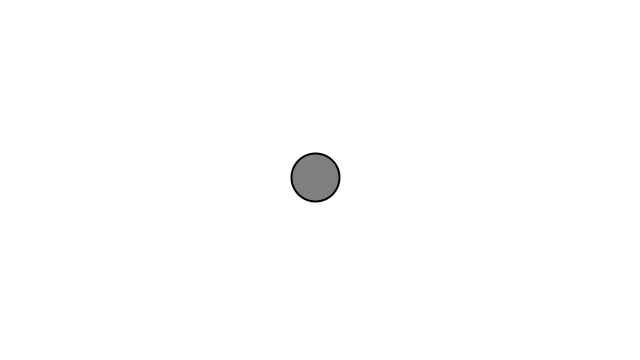
Frame 1 (no input)
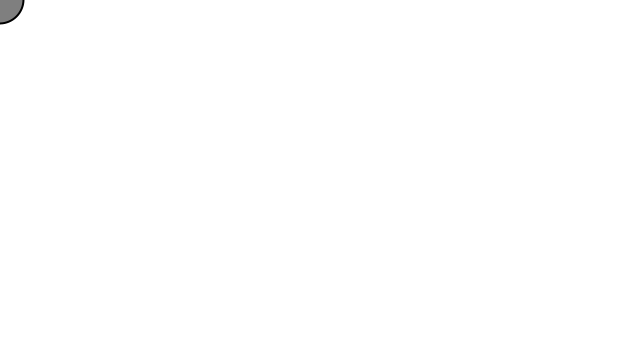
Frame 60 (the mouse pressed at the canvas centre just before this capture)
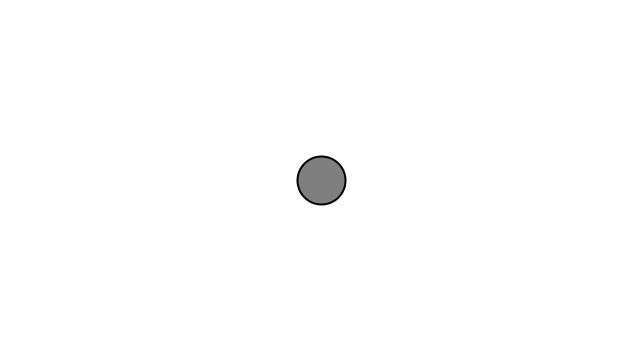
Frame 120 (the mouse held since frame 60 and released just before this capture)

The Processing sketch that drew these frames (run headless with seeded random() and noise(); from frame 60 on, the mouse is pressed at the canvas centre):

// Processing sketch: Exercise_1_8_Distance_Based_Acceleration
// ── Exercise_1_8_Distance_Based_Acceleration.pde
// The Nature of Code
// Daniel Shiffman
// http://natureofcode.com

// A Mover object
Mover mover;

PVector longestDiagonal;

void setup() {
  size(640,360);
  mover = new Mover(); 
  longestDiagonal = PVector.sub(new PVector(0, 0), new PVector(width, height));
}

void draw() {
  background(255);
  
  // Update the position
  mover.update();
  // Display the Mover
  mover.display(); 
}

// The Nature of Code
// Daniel Shiffman
// http://natureofcode.com

class Mover {

  // The Mover tracks position, velocity, and acceleration 
  PVector position;
  PVector velocity;
  PVector acceleration;
  // The Mover's maximum speed
  float topspeed;

  Mover() {
    // Start in the center
    position = new PVector(width/2,height/2);
    velocity = new PVector(0,0);
    topspeed = 10;
  }

  void update() {
    
    // Compute a vector that points from position to mouse
    PVector mouse = new PVector(mouseX,mouseY);
    PVector acceleration = PVector.sub(mouse,position);
    // Set magnitude of acceleration
    
    println(longestDiagonal.mag() + "\t" + acceleration.mag());
   
    acceleration.setMag(map(acceleration.mag()/longestDiagonal.mag(), 0, 1, topspeed, 0));
    
    println(acceleration.mag());
   
    //acceleration.setMag(0.2);
    
    // Velocity changes according to acceleration
    velocity.add(acceleration);
    // Limit the velocity by topspeed
    velocity.limit(topspeed);
    // position changes by velocity
    position.add(velocity);
  }

  void display() {
    stroke(0);
    strokeWeight(2);
    fill(127);
    ellipse(position.x,position.y,48,48);
  }

}
